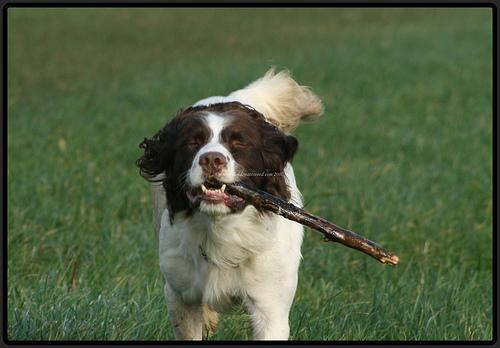
#> input picture grabCut_cam_limitations/images/original_images/set_3/English_springer.jpg, 500 x 348 px, found by its file name; its folder holds 4 pictures in this run
$ jupyter execute image_processing.ipynb
#> lines starting #> are read from the running program, lines starting #| are printed output that depends on the picture
### grabCut_cam_limitations/utils.py
import numpy as np
import cv2
from matplotlib import pyplot as plt
import os
import json
from PIL import Image

# Let's denote the horizontal axis by X and the vertical axis by Y.
# There are two image formats, namely (X, Y) or (Y, X).
# - (X, Y) means that the first axis of the 2D array / tuple represents the horizontal axis
# - (Y, X) means that the first axis of the 2D array / tuple represents the vertical axis
#
# In CV2, we have the (X, Y) format while in numpy we have the (Y, X) format

# Rectangles are specified by 4 values ; there are two formats:
# - The double-corner format (CC) i.e. top left corner coordinates and bottom right
#   coordinates: (topL_x, topL_y, botR_x, botR_y)
# - The corner-delta format (CΔ) i.e. top left corner coordinates and horizontal and
#   vertical deltas : (topL_x, topL_y, delta_x, delta_y)
# We have the relation (botR_x, botR_y) = (topL_x, topL_y) + (delta_x, delta_y)

# [23 lines left out: functions resize_target_height, resize_target_area, deltaRecToCornerRec, not called in this run]

# IN    image: (Y, X), bbox: (X, Y) ; CΔ
# OUT   cropped image: (Y, X)
def crop(image, bbox):
    bbox = deltaRecToCornerRec(bbox)
    return image[bbox[1]:bbox[3], bbox[0]:bbox[2]]

# IN    image: (Y, X)
# OUT   bbox: (X, Y) ; CΔ
def boundingBox(image):
    r = cv2.selectROI(image)
    cv2.destroyAllWindows()
    return r

# IN    image: (Y, X)
# OUT   bbox: (X, Y) ; CΔ
def fullBoundingBox(image):
    return 0, 0, image.shape[1] - 1, image.shape[0] - 1

# IN    image: (Y, X)
# OUT   image with highlighted bbox: (X, Y)
# [90 lines left out: functions drawBbox, bboxToMask, grabCut, maskToGrayImage, cv2Show, pltShow and 1 more, not called in this run]

### grabCut_cam_limitations/image_processing.ipynb
[cell 1]
import numpy as np
import cv2
import os
import json
import utils

### Image loading

[cell 2]
#input_directory = r'images\original_images\\'
#target_directory = r'images\processed\non_cropped\\'

input_directory = r'images\original_images\set_3\\'
target_directory = r'images\processed\session_3\\'

images_name = []

for name in os.listdir(input_directory):
    if name.endswith(".jpg"):
        images_name.append(name)

[cell 3]
images = {}

for name in images_name:
    images[name] = cv2.imread(input_directory + name)

[cell 4]
def resize_target_height(image, target_height = 500):
    height, width = image.shape[:2]

    dim = (int(width * target_height/height), target_height)

    return cv2.resize(image, dim)

[cell 5]
def resize_target_area(image, target_area = 250000):
    height, width = image.shape[:2]
    area = height * width

    factor = np.sqrt(target_area / area)

    dim = (int(width * factor), int(height * factor))

    return cv2.resize(image, dim)

### Image processing

[cell 6]
for name in images_name:
    images[name] = resize_target_area(images[name])
    cv2.imwrite(target_directory + name, images[name])
#> this loop made 4 passes
#> (name, height in resize_target_area, width in resize_target_area, area in resize_target_area, factor in resize_target_area, dim in resize_target_area) on passes 1 to 4: ('English_springer.jpg', 348, 500, 174000, 1.2, (599, 417)), ('French_horn.jpg', 784, 784, 614656, 0.638, (500, 500)), ('cassette_player.jpg', 333, 500, 166500, 1.23, (612, 408)), ('chain_saw.jpg', 600, 800, 480000, 0.722, (577, 433))
#> pass 2, `cv2.imwrite(target_directory + name, images[name])`:
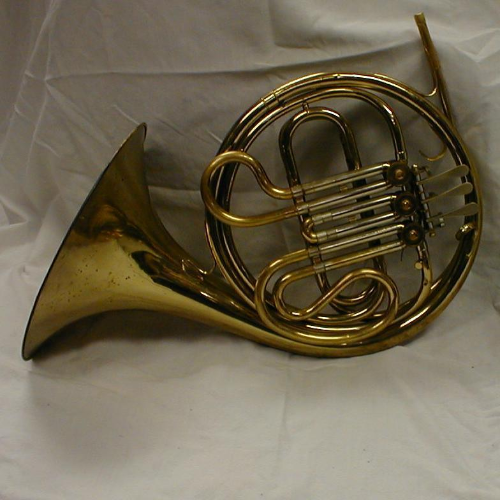
#> saved as French_horn.jpg: shape (500, 500, 3); mean B, G, R 80.9, 101.5, 110.8
#> after the loop, images = 4 items
